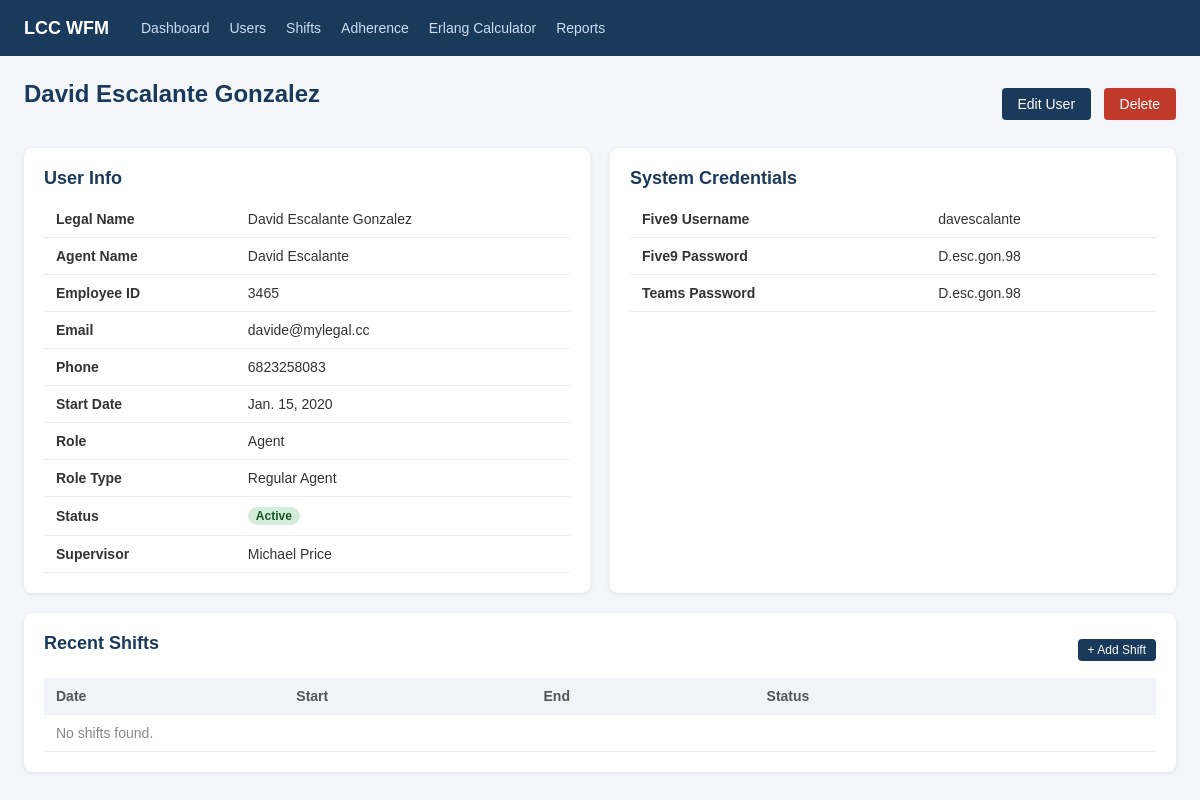
The app's page /agents/2/ (signed in) with its own data.
### scheduling/models.py (models this page shows)
class Agent(models.Model):
    ROLE_CHOICES = [
        ('agent', 'Agent'),
        ('admin', 'Admin'),
    ]
    ROLE_TYPE_CHOICES = [
        ('training', 'Training'),
        ('incubation', 'Incubation'),
        ('regular_agent', 'Regular Agent'),
        ('kill_team', 'Kill Team'),
        ('night_shift', 'Night Shift'),
        ('supervisor', 'Supervisor'),
        ('qa', 'QA'),
        ('cs', 'CS'),
        ('testing', 'Testing'),
        ('sms_email', 'SMS/Email'),
        ('admin_training', 'Training'),
        ('coordinator', 'Coordinator'),
    ]
    STATUS_CHOICES = [
        ('active', 'Active'),
        ('inactive', 'Inactive'),
    ]
    user = models.OneToOneField(User, on_delete=models.CASCADE)
    role = models.CharField(max_length=20, choices=ROLE_CHOICES, default='agent')
    role_type = models.CharField(max_length=20, choices=ROLE_TYPE_CHOICES, blank=True)
    status = models.CharField(max_length=10, choices=STATUS_CHOICES, default='active')
    agent_name = models.CharField(max_length=100, blank=True, help_text="Display/call center name")
    employee_id = models.CharField(max_length=50, blank=True, unique=True, null=True)
    start_date = models.DateField(null=True, blank=True)
    phone_number = models.CharField(max_length=20, blank=True)
    five9_username = models.CharField(max_length=150, blank=True)
    five9_password = models.CharField(max_length=150, blank=True)
    teams_password = models.CharField(max_length=150, blank=True)
    supervisor = models.ForeignKey(
        'self', null=True, blank=True, on_delete=models.SET_NULL, related_name='direct_reports'
    )
    notes = models.TextField(blank=True)
    def __str__(self):
        return self.agent_name or self.user.get_full_name() or self.user.username

### scheduling/views.py (the view)
# urls.py: path('agents/<int:pk>/', views.agent_detail, name='agent_detail'),
@login_required
def agent_detail(request, pk):
    agent = get_object_or_404(Agent, pk=pk)
    shifts = Shift.objects.filter(agent=agent).order_by('-date')[:30]
    return render(request, 'scheduling/agent_detail.html', {'agent': agent, 'shifts': shifts})

### templates/scheduling/agent_detail.html (shortened to what this page needs)
{% extends 'base.html' %}
{% block content %}
<div style="display:flex;justify-content:space-between;align-items:center;margin-bottom:20px;">
    <h1>{{ agent.user.get_full_name }}</h1>
    <div>
        <a href="{% url 'agent_edit' agent.pk %}" class="btn btn-primary">Edit User</a>
        <a href="{% url 'agent_delete' agent.pk %}" class="btn" style="background:#c0392b;color:white;margin-left:8px;">Delete</a>
    </div>
</div>
<div class="grid-2">
    <div class="card">
        <h2>User Info</h2>
        <table>
            <tr><td><strong>Legal Name</strong></td><td>{{ agent.user.get_full_name }}</td></tr>
            <tr><td><strong>Agent Name</strong></td><td>{{ agent.agent_name|default:"—" }}</td></tr>
            <tr><td><strong>Employee ID</strong></td><td>{{ agent.employee_id|default:"—" }}</td></tr>
            <tr><td><strong>Email</strong></td><td>{{ agent.user.email }}</td></tr>
            <tr><td><strong>Phone</strong></td><td>{{ agent.phone_number|default:"—" }}</td></tr>
            <tr><td><strong>Start Date</strong></td><td>{{ agent.start_date|default:"—" }}</td></tr>
            <tr><td><strong>Role</strong></td><td>{{ agent.get_role_display }}</td></tr>
            <tr><td><strong>Role Type</strong></td><td>{{ agent.get_role_type_display|default:"—" }}</td></tr>
            <tr><td><strong>Status</strong></td><td>{% if agent.status == 'active' %}<span class="badge badge-green">Active</span>{% else %}<span class="badge badge-red">Inactive</span>{% endif %}</td></tr>
            <tr><td><strong>Supervisor</strong></td><td>{{ agent.supervisor|default:"—" }}</td></tr>
        </table>
    </div>
    <div class="card">
        <h2>System Credentials</h2>
        <table>
            <tr><td><strong>Five9 Username</strong></td><td>{{ agent.five9_username|default:"—" }}</td></tr>
            <tr><td><strong>Five9 Password</strong></td><td>{{ agent.five9_password|default:"—" }}</td></tr>
            <tr><td><strong>Teams Password</strong></td><td>{{ agent.teams_password|default:"—" }}</td></tr>
        </table>
    </div>
</div>
<div class="card">
    <div style="display:flex;justify-content:space-between;align-items:center;margin-bottom:12px;">
        <h2>Recent Shifts</h2>
        <a href="{% url 'shift_create' %}" class="btn btn-primary" style="padding:4px 10px;font-size:12px;">+ Add Shift</a>
    </div>
    <table>
        <thead><tr><th>Date</th><th>Start</th><th>End</th><th>Status</th><th></th></tr></thead>
        <tbody>
            {% for shift in shifts %}
            <tr>
                <td>{{ shift.date }}</td>
                <td>{{ shift.start_time }}</td>
                <td>{{ shift.end_time }}</td>
                <td>{% if shift.is_off %}<span class="badge badge-red">Off</span>{% else %}<span class="badge badge-green">Scheduled</span>{% endif %}</td>
                <td><a href="{% url 'shift_edit' shift.pk %}" style="font-size:12px;">Edit</a></td>
            </tr>
            {% empty %}
            <tr><td colspan="5" style="color:#888;">No shifts found.</td></tr>
            {% endfor %}
        </tbody>
    </table>
</div>
{% endblock %}

### templates/base.html (style rules this page uses)
* { box-sizing: border-box; margin: 0; padding: 0; }
body { font-family: Arial, sans-serif; background: #f4f6f9; color: #333; }
h1 { font-size: 24px; margin-bottom: 20px; color: #1a3a5c; }
h2 { font-size: 18px; margin-bottom: 12px; color: #1a3a5c; }
.card { background: white; border-radius: 8px; padding: 20px; margin-bottom: 20px; box-shadow: 0 1px 4px rgba(0,0,0,0.1); }
table { width: 100%; border-collapse: collapse; }
th, td { padding: 10px 12px; text-align: left; border-bottom: 1px solid #eee; font-size: 14px; }
th { background: #f0f4f8; font-weight: 600; color: #555; }
.btn { display: inline-block; padding: 8px 16px; border-radius: 4px; border: none; cursor: pointer; font-size: 14px; text-decoration: none; }
.btn-primary { background: #1a3a5c; color: white; }
.badge { display: inline-block; padding: 2px 8px; border-radius: 12px; font-size: 12px; font-weight: 600; }
.badge-green { background: #d4edda; color: #155724; }
.grid-2 { display: grid; grid-template-columns: 1fr 1fr; gap: 20px; }

### records on screen
Agent: user.get_full_name "David Escalante Gonzalez", agent_name "David Escalante", employee_id "3465", user.email "davide@mylegal.cc", phone_number "6823258083", start_date "Jan. 15, 2020", role "Agent", role_type "Regular Agent", supervisor "Michael Price", five9_username "davescalante", five9_password "D.esc.gon.98", teams_password "D.esc.gon.98"
